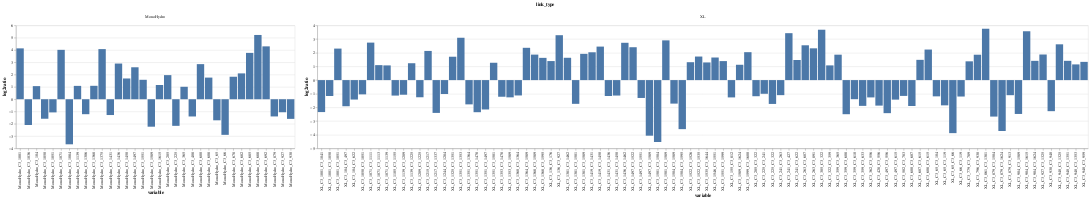

Source (notebook cell):
### Code cell
alt.Chart(df_merge[(df_merge['log2ratio'] > log2_filter) | (df_merge['log2ratio'] < -log2_filter)]).mark_bar().encode(
    x='variable',
    y=alt.Y('log2ratio', stack='zero'),
    column='link_type',
).resolve_scale(x='independent', y='independent')

### Figure 1 — Vega-Lite specification as saved in the notebook (floating-point values rounded to 4 significant figures)
{"config": {"view": {"continuousWidth": 400, "continuousHeight": 300}}, "data": {"name": "data-7f7f7f4689e132a382108cced80f160f"}, "mark": "bar", "encoding": {"column": {"type": "nominal", "field": "link_type"}, "x": {"type": "nominal", "field": "variable"}, "y": {"type": "quantitative", "field": "log2ratio", "stack": "zero"}}, "resolve": {"scale": {"x": "independent", "y": "independent"}}, "$schema": "https://vega.github.io/schema/vega-lite/v4.8.1.json", "datasets": {"data-7f7f7f4689e132a382108cced80f160f": [{"variable": "MonoHydro_C3_65", "value_c3": 0.2498, "link_type": "MonoHydro", "uID": "sp|P01024|CO3_HUMAN:65", "uID_rev": "sp|P01024|CO3_HUMAN:65", "exp_c3": "c3", "value_c3b": 0.07612, "exp_c3b": "c3b", "log2ratio": -1.714}, {"variable": "MonoHydro_C3_66", "value_c3": 0.5791, "link_type": "MonoHydro", "uID": "sp|P01024|CO3_HUMAN:66", "uID_rev": "sp|P01024|CO3_HUMAN:66", "exp_c3": "c3", "value_c3b": 0.07778, "exp_c3b": "c3b", "log2ratio": -2.896}, {"variable": "MonoHydro_C3_104", "value_c3": 0.1596, "link_type": "MonoHydro", "uID": "sp|P01024|CO3_HUMAN:104", "uID_rev": "sp|P01024|CO3_HUMAN:104", "exp_c3": "c3", "value_c3b": 0.3338, "exp_c3b": "c3b", "log2ratio": 1.065}, {"variable": "MonoHydro_C3_205", "value_c3": 0.04511, "link_type": "MonoHydro", "uID": "sp|P01024|CO3_HUMAN:205", "uID_rev": "sp|P01024|CO3_HUMAN:205", "exp_c3": "c3", "value_c3b": 0.1753, "exp_c3b": "c3b", "log2ratio": 1.958}, {"variable": "MonoHydro_C3_225", "value_c3": 0.2119, "link_type": "MonoHydro", "uID": "sp|P01024|CO3_HUMAN:225", "uID_rev": "sp|P01024|CO3_HUMAN:225", "exp_c3": "c3", "value_c3b": 0.04726, "exp_c3b": "c3b", "log2ratio": -2.164}, {"variable": "MonoHydro_C3_365", "value_c3": 0.3027, "link_type": "MonoHydro", "uID": "sp|P01024|CO3_HUMAN:365", "uID_rev": "sp|P01024|CO3_HUMAN:365", "exp_c3": "c3", "value_c3b": 0.6104, "exp_c3b": "c3b", "log2ratio": 1.012}, {"variable": "MonoHydro_C3_408", "value_c3": 0.181, "link_type": "MonoHydro", "uID": "sp|P01024|CO3_HUMAN:408", "uID_rev": "sp|P01024|CO3_HUMAN:408", "exp_c3": "c3", "value_c3b": 0.06845, "exp_c3b": "c3b", "log2ratio": -1.403}, {"variable": "MonoHydro_C3_600", "value_c3": 0.01709, "link_type": "MonoHydro", "uID": "sp|P01024|CO3_HUMAN:600", "uID_rev": "sp|P01024|CO3_HUMAN:600", "exp_c3": "c3", "value_c3b": 0.1234, "exp_c3b": "c3b", "log2ratio": 2.852}, {"variable": "MonoHydro_C3_608", "value_c3": 0.03502, "link_type": "MonoHydro", "uID": "sp|P01024|CO3_HUMAN:608", "uID_rev": "sp|P01024|CO3_HUMAN:608", "exp_c3": "c3", "value_c3b": 0.1185, "exp_c3b": "c3b", "log2ratio": 1.758}, {"variable": "MonoHydro_C3_678", "value_c3": 0.2815, "link_type": "MonoHydro", "uID": "sp|P01024|CO3_HUMAN:678", "uID_rev": "sp|P01024|CO3_HUMAN:678", "exp_c3": "c3", "value_c3b": 1.0, "exp_c3b": "c3b", "log2ratio": 1.829}, {"variable": "MonoHydro_C3_682", "value_c3": 0.2332, "link_type": "MonoHydro", "uID": "sp|P01024|CO3_HUMAN:682", "uID_rev": "sp|P01024|CO3_HUMAN:682", "exp_c3": "c3", "value_c3b": 1.0, "exp_c3b": "c3b", "log2ratio": 2.1}, {"variable": "MonoHydro_C3_685", "value_c3": 0.07344, "link_type": "MonoHydro", "uID": "sp|P01024|CO3_HUMAN:685", "uID_rev": "sp|P01024|CO3_HUMAN:685", "exp_c3": "c3", "value_c3b": 1.0, "exp_c3b": "c3b", "log2ratio": 3.767}, {"variable": "MonoHydro_C3_688", "value_c3": 0.02675, "link_type": "MonoHydro", "uID": "sp|P01024|CO3_HUMAN:688", "uID_rev": "sp|P01024|CO3_HUMAN:688", "exp_c3": "c3", "value_c3b": 1.0, "exp_c3b": "c3b", "log2ratio": 5.224}, {"variable": "MonoHydro_C3_692", "value_c3": 0.05087, "link_type": "MonoHydro", "uID": "sp|P01024|CO3_HUMAN:692", "uID_rev": "sp|P01024|CO3_HUMAN:692", "exp_c3": "c3", "value_c3b": 1.0, "exp_c3b": "c3b", "log2ratio": 4.297}, {"variable": "MonoHydro_C3_879", "value_c3": 0.06721, "link_type": "MonoHydro", "uID": "sp|P01024|CO3_HUMAN:879", "uID_rev": "sp|P01024|CO3_HUMAN:879", "exp_c3": "c3", "value_c3b": 0.02547, "exp_c3b": "c3b", "log2ratio": -1.4}, {"variable": "MonoHydro_C3_927", "value_c3": 0.1742, "link_type": "MonoHydro", "uID": "sp|P01024|CO3_HUMAN:927", "uID_rev": "sp|P01024|CO3_HUMAN:927", "exp_c3": "c3", "value_c3b": 0.08363, "exp_c3b": "c3b", "log2ratio": -1.059}, {"variable": "MonoHydro_C3_930", "value_c3": 0.3207, "link_type": "MonoHydro", "uID": "sp|P01024|CO3_HUMAN:930", "uID_rev": "sp|P01024|CO3_HUMAN:930", "exp_c3": "c3", "value_c3b": 0.106, "exp_c3b": "c3b", "log2ratio": -1.597}, {"variable": "MonoHydro_C3_1001", "value_c3": 0.01227, "link_type": "MonoHydro", "uID": "sp|P01024|CO3_HUMAN:1001", "uID_rev": "sp|P01024|CO3_HUMAN:1001", "exp_c3": "c3", "value_c3b": 0.2156, "exp_c3b": "c3b", "log2ratio": 4.135}, {"variable": "MonoHydro_C3_1036", "value_c3": 0.4232, "link_type": "MonoHydro", "uID": "sp|P01024|CO3_HUMAN:1036", "uID_rev": "sp|P01024|CO3_HUMAN:1036", "exp_c3": "c3", "value_c3b": 0.09913, "exp_c3b": "c3b", "log2ratio": -2.094}, {"variable": "MonoHydro_C3_1050", "value_c3": 0.4744, "link_type": "MonoHydro", "uID": "sp|P01024|CO3_HUMAN:1050", "uID_rev": "sp|P01024|CO3_HUMAN:1050", "exp_c3": "c3", "value_c3b": 0.1579, "exp_c3b": "c3b", "log2ratio": -1.587}, {"variable": "MonoHydro_C3_1051", "value_c3": 0.2813, "link_type": "MonoHydro", "uID": "sp|P01024|CO3_HUMAN:1051", "uID_rev": "sp|P01024|CO3_HUMAN:1051", "exp_c3": "c3", "value_c3b": 0.1339, "exp_c3b": "c3b", "log2ratio": -1.071}, {"variable": "MonoHydro_C3_1071", "value_c3": 0.01617, "link_type": "MonoHydro", "uID": "sp|P01024|CO3_HUMAN:1071", "uID_rev": "sp|P01024|CO3_HUMAN:1071", "exp_c3": "c3", "value_c3b": 0.2615, "exp_c3b": "c3b", "log2ratio": 4.015}, {"variable": "MonoHydro_C3_1084", "value_c3": 0.5061, "link_type": "MonoHydro", "uID": "sp|P01024|CO3_HUMAN:1084", "uID_rev": "sp|P01024|CO3_HUMAN:1084", "exp_c3": "c3", "value_c3b": 0.03988, "exp_c3b": "c3b", "log2ratio": -3.666}, {"variable": "MonoHydro_C3_1139", "value_c3": 0.07725, "link_type": "MonoHydro", "uID": "sp|P01024|CO3_HUMAN:1139", "uID_rev": "sp|P01024|CO3_HUMAN:1139", "exp_c3": "c3", "value_c3b": 0.1639, "exp_c3b": "c3b", "log2ratio": 1.085}, {"variable": "MonoHydro_C3_1306", "value_c3": 0.4063, "link_type": "MonoHydro", "uID": "sp|P01024|CO3_HUMAN:1306", "uID_rev": "sp|P01024|CO3_HUMAN:1306", "exp_c3": "c3", "value_c3b": 0.1748, "exp_c3b": "c3b", "log2ratio": -1.217}, {"variable": "MonoHydro_C3_1368", "value_c3": 0.04537, "link_type": "MonoHydro", "uID": "sp|P01024|CO3_HUMAN:1368", "uID_rev": "sp|P01024|CO3_HUMAN:1368", "exp_c3": "c3", "value_c3b": 0.09662, "exp_c3b": "c3b", "log2ratio": 1.09}, {"variable": "MonoHydro_C3_1375", "value_c3": 0.05936, "link_type": "MonoHydro", "uID": "sp|P01024|CO3_HUMAN:1375", "uID_rev": "sp|P01024|CO3_HUMAN:1375", "exp_c3": "c3", "value_c3b": 1.0, "exp_c3b": "c3b", "log2ratio": 4.074}, {"variable": "MonoHydro_C3_1431", "value_c3": 0.1482, "link_type": "MonoHydro", "uID": "sp|P01024|CO3_HUMAN:1431", "uID_rev": "sp|P01024|CO3_HUMAN:1431", "exp_c3": "c3", "value_c3b": 0.06078, "exp_c3b": "c3b", "log2ratio": -1.286}, {"variable": "MonoHydro_C3_1436", "value_c3": 0.01447, "link_type": "MonoHydro", "uID": "sp|P01024|CO3_HUMAN:1436", "uID_rev": "sp|P01024|CO3_HUMAN:1436", "exp_c3": "c3", "value_c3b": 0.1081, "exp_c3b": "c3b", "log2ratio": 2.901}, {"variable": "MonoHydro_C3_1450", "value_c3": 0.06371, "link_type": "MonoHydro", "uID": "sp|P01024|CO3_HUMAN:1450", "uID_rev": "sp|P01024|CO3_HUMAN:1450", "exp_c3": "c3", "value_c3b": 0.2051, "exp_c3b": "c3b", "log2ratio": 1.687}, {"variable": "MonoHydro_C3_1497", "value_c3": 0.05254, "link_type": "MonoHydro", "uID": "sp|P01024|CO3_HUMAN:1497", "uID_rev": "sp|P01024|CO3_HUMAN:1497", "exp_c3": "c3", "value_c3b": 0.318, "exp_c3b": "c3b", "log2ratio": 2.597}, {"variable": "MonoHydro_C3_1551", "value_c3": 0.1039, "link_type": "MonoHydro", "uID": "sp|P01024|CO3_HUMAN:1551", "uID_rev": "sp|P01024|CO3_HUMAN:1551", "exp_c3": "c3", "value_c3b": 0.3104, "exp_c3b": "c3b", "log2ratio": 1.579}, {"variable": "MonoHydro_C3_1589", "value_c3": 0.3193, "link_type": "MonoHydro", "uID": "sp|P01024|CO3_HUMAN:1589", "uID_rev": "sp|P01024|CO3_HUMAN:1589", "exp_c3": "c3", "value_c3b": 0.06788, "exp_c3b": "c3b", "log2ratio": -2.234}, {"variable": "MonoHydro_C3_1615", "value_c3": 0.08992, "link_type": "MonoHydro", "uID": "sp|P01024|CO3_HUMAN:1615", "uID_rev": "sp|P01024|CO3_HUMAN:1615", "exp_c3": "c3", "value_c3b": 0.2007, "exp_c3b": "c3b", "log2ratio": 1.158}, {"variable": "XL_C3_65_C3_66", "value_c3": 0.01579, "link_type": "XL", "uID": "sp|P01024|CO3_HUMAN:65:x:sp|P01024|CO3_HUMAN:66", "uID_rev": "sp|P01024|CO3_HUMAN:66:x:sp|P01024|CO3_HUMAN:65", "exp_c3": "c3", "value_c3b": 0.001071, "exp_c3b": "c3b", "log2ratio": -3.882}, {"variable": "XL_C3_65_C3_104", "value_c3": 0.2414, "link_type": "XL", "uID": "sp|P01024|CO3_HUMAN:65:x:sp|P01024|CO3_HUMAN:104", "uID_rev": "sp|P01024|CO3_HUMAN:104:x:sp|P01024|CO3_HUMAN:65", "exp_c3": "c3", "value_c3b": 0.1058, "exp_c3b": "c3b", "log2ratio": -1.19}, {"variable": "XL_C3_65_C3_119", "value_c3": 0.2203, "link_type": "XL", "uID": "sp|P01024|CO3_HUMAN:65:x:sp|P01024|CO3_HUMAN:119", "uID_rev": "sp|P01024|CO3_HUMAN:119:x:sp|P01024|CO3_HUMAN:65", "exp_c3": "c3", "value_c3b": 0.06117, "exp_c3b": "c3b", "log2ratio": -1.849}, {"variable": "XL_C3_66_C3_119", "value_c3": 0.1436, "link_type": "XL", "uID": "sp|P01024|CO3_HUMAN:66:x:sp|P01024|CO3_HUMAN:119", "uID_rev": "sp|P01024|CO3_HUMAN:119:x:sp|P01024|CO3_HUMAN:66", "exp_c3": "c3", "value_c3b": 0.06238, "exp_c3b": "c3b", "log2ratio": -1.203}, {"variable": "XL_C3_104_C3_497", "value_c3": 0.1296, "link_type": "XL", "uID": "sp|P01024|CO3_HUMAN:104:x:sp|P01024|CO3_HUMAN:497", "uID_rev": "sp|P01024|CO3_HUMAN:497:x:sp|P01024|CO3_HUMAN:104", "exp_c3": "c3", "value_c3b": 0.03438, "exp_c3b": "c3b", "log2ratio": -1.914}, {"variable": "XL_C3_104_C3_622", "value_c3": 0.1201, "link_type": "XL", "uID": "sp|P01024|CO3_HUMAN:104:x:sp|P01024|CO3_HUMAN:622", "uID_rev": "sp|P01024|CO3_HUMAN:622:x:sp|P01024|CO3_HUMAN:104", "exp_c3": "c3", "value_c3b": 0.04475, "exp_c3b": "c3b", "log2ratio": -1.424}, {"variable": "XL_C3_136_C3_176", "value_c3": 0.02588, "link_type": "XL", "uID": "sp|P01024|CO3_HUMAN:136:x:sp|P01024|CO3_HUMAN:176", "uID_rev": "sp|P01024|CO3_HUMAN:176:x:sp|P01024|CO3_HUMAN:136", "exp_c3": "c3", "value_c3b": 0.06793, "exp_c3b": "c3b", "log2ratio": 1.392}, {"variable": "XL_C3_136_C3_927", "value_c3": 0.01698, "link_type": "XL", "uID": "sp|P01024|CO3_HUMAN:136:x:sp|P01024|CO3_HUMAN:927", "uID_rev": "sp|P01024|CO3_HUMAN:927:x:sp|P01024|CO3_HUMAN:136", "exp_c3": "c3", "value_c3b": 0.1654, "exp_c3b": "c3b", "log2ratio": 3.285}, {"variable": "XL_C3_155_C3_812", "value_c3": 0.04061, "link_type": "XL", "uID": "sp|P01024|CO3_HUMAN:155:x:sp|P01024|CO3_HUMAN:812", "uID_rev": "sp|P01024|CO3_HUMAN:812:x:sp|P01024|CO3_HUMAN:155", "exp_c3": "c3", "value_c3b": 0.01687, "exp_c3b": "c3b", "log2ratio": -1.268}, {"variable": "XL_C3_205_C3_322", "value_c3": 0.03213, "link_type": "XL", "uID": "sp|P01024|CO3_HUMAN:205:x:sp|P01024|CO3_HUMAN:322", "uID_rev": "sp|P01024|CO3_HUMAN:322:x:sp|P01024|CO3_HUMAN:205", "exp_c3": "c3", "value_c3b": 0.01417, "exp_c3b": "c3b", "log2ratio": -1.181}, {"variable": "XL_C3_225_C3_241", "value_c3": 0.0129, "link_type": "XL", "uID": "sp|P01024|CO3_HUMAN:225:x:sp|P01024|CO3_HUMAN:241", "uID_rev": "sp|P01024|CO3_HUMAN:241:x:sp|P01024|CO3_HUMAN:225", "exp_c3": "c3", "value_c3b": 0.006437, "exp_c3b": "c3b", "log2ratio": -1.002}, {"variable": "XL_C3_225_C3_322", "value_c3": 0.03027, "link_type": "XL", "uID": "sp|P01024|CO3_HUMAN:225:x:sp|P01024|CO3_HUMAN:322", "uID_rev": "sp|P01024|CO3_HUMAN:322:x:sp|P01024|CO3_HUMAN:225", "exp_c3": "c3", "value_c3b": 0.00903, "exp_c3b": "c3b", "log2ratio": -1.745}, {"variable": "XL_C3_241_C3_263", "value_c3": 0.05166, "link_type": "XL", "uID": "sp|P01024|CO3_HUMAN:241:x:sp|P01024|CO3_HUMAN:263", "uID_rev": "sp|P01024|CO3_HUMAN:263:x:sp|P01024|CO3_HUMAN:241", "exp_c3": "c3", "value_c3b": 0.02407, "exp_c3b": "c3b", "log2ratio": -1.102}, {"variable": "XL_C3_241_C3_427", "value_c3": 0.009932, "link_type": "XL", "uID": "sp|P01024|CO3_HUMAN:241:x:sp|P01024|CO3_HUMAN:427", "uID_rev": "sp|P01024|CO3_HUMAN:427:x:sp|P01024|CO3_HUMAN:241", "exp_c3": "c3", "value_c3b": 0.1072, "exp_c3b": "c3b", "log2ratio": 3.433}, {"variable": "XL_C3_241_C3_622", "value_c3": 0.01339, "link_type": "XL", "uID": "sp|P01024|CO3_HUMAN:241:x:sp|P01024|CO3_HUMAN:622", "uID_rev": "sp|P01024|CO3_HUMAN:622:x:sp|P01024|CO3_HUMAN:241", "exp_c3": "c3", "value_c3b": 0.03709, "exp_c3b": "c3b", "log2ratio": 1.47}, {"variable": "XL_C3_263_C3_607", "value_c3": 0.01108, "link_type": "XL", "uID": "sp|P01024|CO3_HUMAN:263:x:sp|P01024|CO3_HUMAN:607", "uID_rev": "sp|P01024|CO3_HUMAN:607:x:sp|P01024|CO3_HUMAN:263", "exp_c3": "c3", "value_c3b": 0.06471, "exp_c3b": "c3b", "log2ratio": 2.546}, {"variable": "XL_C3_263_C3_891", "value_c3": 0.002528, "link_type": "XL", "uID": "sp|P01024|CO3_HUMAN:263:x:sp|P01024|CO3_HUMAN:891", "uID_rev": "sp|P01024|CO3_HUMAN:891:x:sp|P01024|CO3_HUMAN:263", "exp_c3": "c3", "value_c3b": 0.01266, "exp_c3b": "c3b", "log2ratio": 2.324}, {"variable": "XL_C3_305_C3_322", "value_c3": 0.01451, "link_type": "XL", "uID": "sp|P01024|CO3_HUMAN:305:x:sp|P01024|CO3_HUMAN:322", "uID_rev": "sp|P01024|CO3_HUMAN:322:x:sp|P01024|CO3_HUMAN:305", "exp_c3": "c3", "value_c3b": 0.1867, "exp_c3b": "c3b", "log2ratio": 3.685}, {"variable": "XL_C3_322_C3_359", "value_c3": 0.0349, "link_type": "XL", "uID": "sp|P01024|CO3_HUMAN:322:x:sp|P01024|CO3_HUMAN:359", "uID_rev": "sp|P01024|CO3_HUMAN:359:x:sp|P01024|CO3_HUMAN:322", "exp_c3": "c3", "value_c3b": 0.07353, "exp_c3b": "c3b", "log2ratio": 1.075}, {"variable": "XL_C3_359_C3_365", "value_c3": 0.04356, "link_type": "XL", "uID": "sp|P01024|CO3_HUMAN:359:x:sp|P01024|CO3_HUMAN:365", "uID_rev": "sp|P01024|CO3_HUMAN:365:x:sp|P01024|CO3_HUMAN:359", "exp_c3": "c3", "value_c3b": 0.1581, "exp_c3b": "c3b", "log2ratio": 1.86}, {"variable": "XL_C3_359_C3_608", "value_c3": 0.0925, "link_type": "XL", "uID": "sp|P01024|CO3_HUMAN:359:x:sp|P01024|CO3_HUMAN:608", "uID_rev": "sp|P01024|CO3_HUMAN:608:x:sp|P01024|CO3_HUMAN:359", "exp_c3": "c3", "value_c3b": 0.01639, "exp_c3b": "c3b", "log2ratio": -2.497}, {"variable": "XL_C3_359_C3_610", "value_c3": 0.09548, "link_type": "XL", "uID": "sp|P01024|CO3_HUMAN:359:x:sp|P01024|CO3_HUMAN:610", "uID_rev": "sp|P01024|CO3_HUMAN:610:x:sp|P01024|CO3_HUMAN:359", "exp_c3": "c3", "value_c3b": 0.03623, "exp_c3b": "c3b", "log2ratio": -1.398}, {"variable": "XL_C3_359_C3_633", "value_c3": 0.1828, "link_type": "XL", "uID": "sp|P01024|CO3_HUMAN:359:x:sp|P01024|CO3_HUMAN:633", "uID_rev": "sp|P01024|CO3_HUMAN:633:x:sp|P01024|CO3_HUMAN:359", "exp_c3": "c3", "value_c3b": 0.04943, "exp_c3b": "c3b", "log2ratio": -1.887}, {"variable": "XL_C3_362_C3_556", "value_c3": 0.0261, "link_type": "XL", "uID": "sp|P01024|CO3_HUMAN:362:x:sp|P01024|CO3_HUMAN:556", "uID_rev": "sp|P01024|CO3_HUMAN:556:x:sp|P01024|CO3_HUMAN:362", "exp_c3": "c3", "value_c3b": 0.01084, "exp_c3b": "c3b", "log2ratio": -1.268}, {"variable": "XL_C3_428_C3_556", "value_c3": 0.02422, "link_type": "XL", "uID": "sp|P01024|CO3_HUMAN:428:x:sp|P01024|CO3_HUMAN:556", "uID_rev": "sp|P01024|CO3_HUMAN:556:x:sp|P01024|CO3_HUMAN:428", "exp_c3": "c3", "value_c3b": 0.006634, "exp_c3b": "c3b", "log2ratio": -1.868}, {"variable": "XL_C3_497_C3_556", "value_c3": 0.02022, "link_type": "XL", "uID": "sp|P01024|CO3_HUMAN:497:x:sp|P01024|CO3_HUMAN:556", "uID_rev": "sp|P01024|CO3_HUMAN:556:x:sp|P01024|CO3_HUMAN:497", "exp_c3": "c3", "value_c3b": 0.003779, "exp_c3b": "c3b", "log2ratio": -2.42}, {"variable": "XL_C3_497_C3_615", "value_c3": 0.06193, "link_type": "XL", "uID": "sp|P01024|CO3_HUMAN:497:x:sp|P01024|CO3_HUMAN:615", "uID_rev": "sp|P01024|CO3_HUMAN:615:x:sp|P01024|CO3_HUMAN:497", "exp_c3": "c3", "value_c3b": 0.02298, "exp_c3b": "c3b", "log2ratio": -1.43}, {"variable": "XL_C3_502_C3_783", "value_c3": 0.03411, "link_type": "XL", "uID": "sp|P01024|CO3_HUMAN:502:x:sp|P01024|CO3_HUMAN:783", "uID_rev": "sp|P01024|CO3_HUMAN:783:x:sp|P01024|CO3_HUMAN:502", "exp_c3": "c3", "value_c3b": 0.01528, "exp_c3b": "c3b", "log2ratio": -1.158}, {"variable": "XL_C3_600_C3_607", "value_c3": 0.04234, "link_type": "XL", "uID": "sp|P01024|CO3_HUMAN:600:x:sp|P01024|CO3_HUMAN:607", "uID_rev": "sp|P01024|CO3_HUMAN:607:x:sp|P01024|CO3_HUMAN:600", "exp_c3": "c3", "value_c3b": 0.01138, "exp_c3b": "c3b", "log2ratio": -1.896}, {"variable": "XL_C3_607_C3_615", "value_c3": 0.02449, "link_type": "XL", "uID": "sp|P01024|CO3_HUMAN:607:x:sp|P01024|CO3_HUMAN:615", "uID_rev": "sp|P01024|CO3_HUMAN:615:x:sp|P01024|CO3_HUMAN:607", "exp_c3": "c3", "value_c3b": 0.06838, "exp_c3b": "c3b", "log2ratio": 1.481}, {"variable": "XL_C3_608_C3_615", "value_c3": 0.006804, "link_type": "XL", "uID": "sp|P01024|CO3_HUMAN:608:x:sp|P01024|CO3_HUMAN:615", "uID_rev": "sp|P01024|CO3_HUMAN:615:x:sp|P01024|CO3_HUMAN:608", "exp_c3": "c3", "value_c3b": 0.03202, "exp_c3b": "c3b", "log2ratio": 2.234}, {"variable": "XL_C3_779_C3_789", "value_c3": 0.007967, "link_type": "XL", "uID": "sp|P01024|CO3_HUMAN:779:x:sp|P01024|CO3_HUMAN:789", "uID_rev": "sp|P01024|CO3_HUMAN:789:x:sp|P01024|CO3_HUMAN:779", "exp_c3": "c3", "value_c3b": 0.02063, "exp_c3b": "c3b", "log2ratio": 1.373}, {"variable": "XL_C3_796_C3_930", "value_c3": 0.04406, "link_type": "XL", "uID": "sp|P01024|CO3_HUMAN:796:x:sp|P01024|CO3_HUMAN:930", "uID_rev": "sp|P01024|CO3_HUMAN:930:x:sp|P01024|CO3_HUMAN:796", "exp_c3": "c3", "value_c3b": 0.1596, "exp_c3b": "c3b", "log2ratio": 1.857}, {"variable": "XL_C3_861_C3_1381", "value_c3": 0.01427, "link_type": "XL", "uID": "sp|P01024|CO3_HUMAN:861:x:sp|P01024|CO3_HUMAN:1381", "uID_rev": "sp|P01024|CO3_HUMAN:1381:x:sp|P01024|CO3_HUMAN:861", "exp_c3": "c3", "value_c3b": 0.193, "exp_c3b": "c3b", "log2ratio": 3.758}, {"variable": "XL_C3_879_C3_913", "value_c3": 0.1897, "link_type": "XL", "uID": "sp|P01024|CO3_HUMAN:879:x:sp|P01024|CO3_HUMAN:913", "uID_rev": "sp|P01024|CO3_HUMAN:913:x:sp|P01024|CO3_HUMAN:879", "exp_c3": "c3", "value_c3b": 0.0882, "exp_c3b": "c3b", "log2ratio": -1.105}, {"variable": "XL_C3_879_C3_1504", "value_c3": 0.04942, "link_type": "XL", "uID": "sp|P01024|CO3_HUMAN:879:x:sp|P01024|CO3_HUMAN:1504", "uID_rev": "sp|P01024|CO3_HUMAN:1504:x:sp|P01024|CO3_HUMAN:879", "exp_c3": "c3", "value_c3b": 0.007763, "exp_c3b": "c3b", "log2ratio": -2.67}, {"variable": "XL_C3_879_C3_1624", "value_c3": 0.1659, "link_type": "XL", "uID": "sp|P01024|CO3_HUMAN:879:x:sp|P01024|CO3_HUMAN:1624", "uID_rev": "sp|P01024|CO3_HUMAN:1624:x:sp|P01024|CO3_HUMAN:879", "exp_c3": "c3", "value_c3b": 0.01256, "exp_c3b": "c3b", "log2ratio": -3.724}, {"variable": "XL_C3_904_C3_1589", "value_c3": 0.0346, "link_type": "XL", "uID": "sp|P01024|CO3_HUMAN:904:x:sp|P01024|CO3_HUMAN:1589", "uID_rev": "sp|P01024|CO3_HUMAN:1589:x:sp|P01024|CO3_HUMAN:904", "exp_c3": "c3", "value_c3b": 0.00621, "exp_c3b": "c3b", "log2ratio": -2.478}, {"variable": "XL_C3_904_C3_1615", "value_c3": 0.013, "link_type": "XL", "uID": "sp|P01024|CO3_HUMAN:904:x:sp|P01024|CO3_HUMAN:1615", "uID_rev": "sp|P01024|CO3_HUMAN:1615:x:sp|P01024|CO3_HUMAN:904", "exp_c3": "c3", "value_c3b": 0.1548, "exp_c3b": "c3b", "log2ratio": 3.573}, {"variable": "XL_C3_904_C3_1624", "value_c3": 0.03924, "link_type": "XL", "uID": "sp|P01024|CO3_HUMAN:904:x:sp|P01024|CO3_HUMAN:1624", "uID_rev": "sp|P01024|CO3_HUMAN:1624:x:sp|P01024|CO3_HUMAN:904", "exp_c3": "c3", "value_c3b": 0.1042, "exp_c3b": "c3b", "log2ratio": 1.409}, {"variable": "XL_C3_927_C3_1325", "value_c3": 0.01596, "link_type": "XL", "uID": "sp|P01024|CO3_HUMAN:927:x:sp|P01024|CO3_HUMAN:1325", "uID_rev": "sp|P01024|CO3_HUMAN:1325:x:sp|P01024|CO3_HUMAN:927", "exp_c3": "c3", "value_c3b": 0.05845, "exp_c3b": "c3b", "log2ratio": 1.872}, {"variable": "XL_C3_930_C3_940", "value_c3": 0.0539, "link_type": "XL", "uID": "sp|P01024|CO3_HUMAN:930:x:sp|P01024|CO3_HUMAN:940", "uID_rev": "sp|P01024|CO3_HUMAN:940:x:sp|P01024|CO3_HUMAN:930", "exp_c3": "c3", "value_c3b": 0.01114, "exp_c3b": "c3b", "log2ratio": -2.275}, {"variable": "XL_C3_940_C3_959", "value_c3": 0.07567, "link_type": "XL", "uID": "sp|P01024|CO3_HUMAN:940:x:sp|P01024|CO3_HUMAN:959", "uID_rev": "sp|P01024|CO3_HUMAN:959:x:sp|P01024|CO3_HUMAN:940", "exp_c3": "c3", "value_c3b": 0.1906, "exp_c3b": "c3b", "log2ratio": 1.333}, {"variable": "XL_C3_940_C3_1325", "value_c3": 0.01177, "link_type": "XL", "uID": "sp|P01024|CO3_HUMAN:940:x:sp|P01024|CO3_HUMAN:1325", "uID_rev": "sp|P01024|CO3_HUMAN:1325:x:sp|P01024|CO3_HUMAN:940", "exp_c3": "c3", "value_c3b": 0.07221, "exp_c3b": "c3b", "log2ratio": 2.617}, {"variable": "XL_C3_940_C3_1351", "value_c3": 0.04416, "link_type": "XL", "uID": "sp|P01024|CO3_HUMAN:940:x:sp|P01024|CO3_HUMAN:1351", "uID_rev": "sp|P01024|CO3_HUMAN:1351:x:sp|P01024|CO3_HUMAN:940", "exp_c3": "c3", "value_c3b": 0.1173, "exp_c3b": "c3b", "log2ratio": 1.41}, {"variable": "XL_C3_940_C3_1353", "value_c3": 0.05928, "link_type": "XL", "uID": "sp|P01024|CO3_HUMAN:940:x:sp|P01024|CO3_HUMAN:1353", "uID_rev": "sp|P01024|CO3_HUMAN:1353:x:sp|P01024|CO3_HUMAN:940", "exp_c3": "c3", "value_c3b": 0.1313, "exp_c3b": "c3b", "log2ratio": 1.148}, {"variable": "XL_C3_1001_C3_1041", "value_c3": 0.09674, "link_type": "XL", "uID": "sp|P01024|CO3_HUMAN:1001:x:sp|P01024|CO3_HUMAN:1041", "uID_rev": "sp|P01024|CO3_HUMAN:1041:x:sp|P01024|CO3_HUMAN:1001", "exp_c3": "c3", "value_c3b": 0.0191, "exp_c3b": "c3b", "log2ratio": -2.341}, {"variable": "XL_C3_1001_C3_1050", "value_c3": 0.152, "link_type": "XL", "uID": "sp|P01024|CO3_HUMAN:1001:x:sp|P01024|CO3_HUMAN:1050", "uID_rev": "sp|P01024|CO3_HUMAN:1050:x:sp|P01024|CO3_HUMAN:1001", "exp_c3": "c3", "value_c3b": 0.06784, "exp_c3b": "c3b", "log2ratio": -1.164}, {"variable": "XL_C3_1001_C3_1051", "value_c3": 0.04055, "link_type": "XL", "uID": "sp|P01024|CO3_HUMAN:1001:x:sp|P01024|CO3_HUMAN:1051", "uID_rev": "sp|P01024|CO3_HUMAN:1051:x:sp|P01024|CO3_HUMAN:1001", "exp_c3": "c3", "value_c3b": 0.2003, "exp_c3b": "c3b", "log2ratio": 2.304}, {"variable": "XL_C3_1050_C3_1051", "value_c3": 0.002333, "link_type": "XL", "uID": "sp|P01024|CO3_HUMAN:1050:x:sp|P01024|CO3_HUMAN:1051", "uID_rev": "sp|P01024|CO3_HUMAN:1051:x:sp|P01024|CO3_HUMAN:1050", "exp_c3": "c3", "value_c3b": 0.001131, "exp_c3b": "c3b", "log2ratio": -1.044}, {"variable": "XL_C3_1071_C3_1111", "value_c3": 0.0382, "link_type": "XL", "uID": "sp|P01024|CO3_HUMAN:1071:x:sp|P01024|CO3_HUMAN:1111", "uID_rev": "sp|P01024|CO3_HUMAN:1111:x:sp|P01024|CO3_HUMAN:1071", "exp_c3": "c3", "value_c3b": 0.2556, "exp_c3b": "c3b", "log2ratio": 2.742}, {"variable": "XL_C3_1071_C3_1113", "value_c3": 0.06015, "link_type": "XL", "uID": "sp|P01024|CO3_HUMAN:1071:x:sp|P01024|CO3_HUMAN:1113", "uID_rev": "sp|P01024|CO3_HUMAN:1113:x:sp|P01024|CO3_HUMAN:1071", "exp_c3": "c3", "value_c3b": 0.1284, "exp_c3b": "c3b", "log2ratio": 1.094}, {"variable": "XL_C3_1071_C3_1139", "value_c3": 0.02799, "link_type": "XL", "uID": "sp|P01024|CO3_HUMAN:1071:x:sp|P01024|CO3_HUMAN:1139", "uID_rev": "sp|P01024|CO3_HUMAN:1139:x:sp|P01024|CO3_HUMAN:1071", "exp_c3": "c3", "value_c3b": 0.05895, "exp_c3b": "c3b", "log2ratio": 1.074}, {"variable": "XL_C3_1105_C3_1155", "value_c3": 0.02287, "link_type": "XL", "uID": "sp|P01024|CO3_HUMAN:1105:x:sp|P01024|CO3_HUMAN:1155", "uID_rev": "sp|P01024|CO3_HUMAN:1155:x:sp|P01024|CO3_HUMAN:1105", "exp_c3": "c3", "value_c3b": 0.01042, "exp_c3b": "c3b", "log2ratio": -1.134}, {"variable": "XL_C3_1139_C3_1209", "value_c3": 0.1031, "link_type": "XL", "uID": "sp|P01024|CO3_HUMAN:1139:x:sp|P01024|CO3_HUMAN:1209", "uID_rev": "sp|P01024|CO3_HUMAN:1209:x:sp|P01024|CO3_HUMAN:1139", "exp_c3": "c3", "value_c3b": 0.04905, "exp_c3b": "c3b", "log2ratio": -1.071}, {"variable": "XL_C3_1139_C3_1225", "value_c3": 0.09901, "link_type": "XL", "uID": "sp|P01024|CO3_HUMAN:1139:x:sp|P01024|CO3_HUMAN:1225", "uID_rev": "sp|P01024|CO3_HUMAN:1225:x:sp|P01024|CO3_HUMAN:1139", "exp_c3": "c3", "value_c3b": 0.2328, "exp_c3b": "c3b", "log2ratio": 1.234}, {"variable": "XL_C3_1209_C3_1225", "value_c3": 0.1618, "link_type": "XL", "uID": "sp|P01024|CO3_HUMAN:1209:x:sp|P01024|CO3_HUMAN:1225", "uID_rev": "sp|P01024|CO3_HUMAN:1225:x:sp|P01024|CO3_HUMAN:1209", "exp_c3": "c3", "value_c3b": 0.06773, "exp_c3b": "c3b", "log2ratio": -1.257}, {"variable": "XL_C3_1215_C3_1217", "value_c3": 0.003487, "link_type": "XL", "uID": "sp|P01024|CO3_HUMAN:1215:x:sp|P01024|CO3_HUMAN:1217", "uID_rev": "sp|P01024|CO3_HUMAN:1217:x:sp|P01024|CO3_HUMAN:1215", "exp_c3": "c3", "value_c3b": 0.0153, "exp_c3b": "c3b", "log2ratio": 2.133}, {"variable": "XL_C3_1217_C3_1337", "value_c3": 0.1008, "link_type": "XL", "uID": "sp|P01024|CO3_HUMAN:1217:x:sp|P01024|CO3_HUMAN:1337", "uID_rev": "sp|P01024|CO3_HUMAN:1337:x:sp|P01024|CO3_HUMAN:1217", "exp_c3": "c3", "value_c3b": 0.01908, "exp_c3b": "c3b", "log2ratio": -2.401}, {"variable": "XL_C3_1244_C3_1284", "value_c3": 0.1155, "link_type": "XL", "uID": "sp|P01024|CO3_HUMAN:1244:x:sp|P01024|CO3_HUMAN:1284", "uID_rev": "sp|P01024|CO3_HUMAN:1284:x:sp|P01024|CO3_HUMAN:1244", "exp_c3": "c3", "value_c3b": 0.05706, "exp_c3b": "c3b", "log2ratio": -1.018}, {"variable": "XL_C3_1325_C3_1351", "value_c3": 0.0332, "link_type": "XL", "uID": "sp|P01024|CO3_HUMAN:1325:x:sp|P01024|CO3_HUMAN:1351", "uID_rev": "sp|P01024|CO3_HUMAN:1351:x:sp|P01024|CO3_HUMAN:1325", "exp_c3": "c3", "value_c3b": 0.1085, "exp_c3b": "c3b", "log2ratio": 1.709}, {"variable": "XL_C3_1351_C3_1353", "value_c3": 0.0005519, "link_type": "XL", "uID": "sp|P01024|CO3_HUMAN:1351:x:sp|P01024|CO3_HUMAN:1353", "uID_rev": "sp|P01024|CO3_HUMAN:1353:x:sp|P01024|CO3_HUMAN:1351", "exp_c3": "c3", "value_c3b": 0.004726, "exp_c3b": "c3b", "log2ratio": 3.098}, {"variable": "XL_C3_1351_C3_1364", "value_c3": 0.1144, "link_type": "XL", "uID": "sp|P01024|CO3_HUMAN:1351:x:sp|P01024|CO3_HUMAN:1364", "uID_rev": "sp|P01024|CO3_HUMAN:1364:x:sp|P01024|CO3_HUMAN:1351", "exp_c3": "c3", "value_c3b": 0.03337, "exp_c3b": "c3b", "log2ratio": -1.777}, {"variable": "XL_C3_1351_C3_1478", "value_c3": 0.08653, "link_type": "XL", "uID": "sp|P01024|CO3_HUMAN:1351:x:sp|P01024|CO3_HUMAN:1478", "uID_rev": "sp|P01024|CO3_HUMAN:1478:x:sp|P01024|CO3_HUMAN:1351", "exp_c3": "c3", "value_c3b": 0.01697, "exp_c3b": "c3b", "log2ratio": -2.35}, {"variable": "XL_C3_1351_C3_1497", "value_c3": 0.08229, "link_type": "XL", "uID": "sp|P01024|CO3_HUMAN:1351:x:sp|P01024|CO3_HUMAN:1497", "uID_rev": "sp|P01024|CO3_HUMAN:1497:x:sp|P01024|CO3_HUMAN:1351", "exp_c3": "c3", "value_c3b": 0.01853, "exp_c3b": "c3b", "log2ratio": -2.151}, {"variable": "XL_C3_1351_C3_1501", "value_c3": 0.0551, "link_type": "XL", "uID": "sp|P01024|CO3_HUMAN:1351:x:sp|P01024|CO3_HUMAN:1501", "uID_rev": "sp|P01024|CO3_HUMAN:1501:x:sp|P01024|CO3_HUMAN:1351", "exp_c3": "c3", "value_c3b": 0.1327, "exp_c3b": "c3b", "log2ratio": 1.268}, {"variable": "XL_C3_1353_C3_1478", "value_c3": 0.07968, "link_type": "XL", "uID": "sp|P01024|CO3_HUMAN:1353:x:sp|P01024|CO3_HUMAN:1478", "uID_rev": "sp|P01024|CO3_HUMAN:1478:x:sp|P01024|CO3_HUMAN:1353", "exp_c3": "c3", "value_c3b": 0.03424, "exp_c3b": "c3b", "log2ratio": -1.219}, {"variable": "XL_C3_1353_C3_1589", "value_c3": 0.02339, "link_type": "XL", "uID": "sp|P01024|CO3_HUMAN:1353:x:sp|P01024|CO3_HUMAN:1589", "uID_rev": "sp|P01024|CO3_HUMAN:1589:x:sp|P01024|CO3_HUMAN:1353", "exp_c3": "c3", "value_c3b": 0.00975, "exp_c3b": "c3b", "log2ratio": -1.263}, {"variable": "XL_C3_1360_C3_1364", "value_c3": 0.1366, "link_type": "XL", "uID": "sp|P01024|CO3_HUMAN:1360:x:sp|P01024|CO3_HUMAN:1364", "uID_rev": "sp|P01024|CO3_HUMAN:1364:x:sp|P01024|CO3_HUMAN:1360", "exp_c3": "c3", "value_c3b": 0.06266, "exp_c3b": "c3b", "log2ratio": -1.125}, {"variable": "XL_C3_1364_C3_1589", "value_c3": 0.01656, "link_type": "XL", "uID": "sp|P01024|CO3_HUMAN:1364:x:sp|P01024|CO3_HUMAN:1589", "uID_rev": "sp|P01024|CO3_HUMAN:1589:x:sp|P01024|CO3_HUMAN:1364", "exp_c3": "c3", "value_c3b": 0.08514, "exp_c3b": "c3b", "log2ratio": 2.362}, {"variable": "XL_C3_1368_C3_1589", "value_c3": 0.02569, "link_type": "XL", "uID": "sp|P01024|CO3_HUMAN:1368:x:sp|P01024|CO3_HUMAN:1589", "uID_rev": "sp|P01024|CO3_HUMAN:1589:x:sp|P01024|CO3_HUMAN:1368", "exp_c3": "c3", "value_c3b": 0.09355, "exp_c3b": "c3b", "log2ratio": 1.865}, {"variable": "XL_C3_1368_C3_1595", "value_c3": 0.02497, "link_type": "XL", "uID": "sp|P01024|CO3_HUMAN:1368:x:sp|P01024|CO3_HUMAN:1595", "uID_rev": "sp|P01024|CO3_HUMAN:1595:x:sp|P01024|CO3_HUMAN:1368", "exp_c3": "c3", "value_c3b": 0.0771, "exp_c3b": "c3b", "log2ratio": 1.626}, {"variable": "XL_C3_1381_C3_1462", "value_c3": 0.02889, "link_type": "XL", "uID": "sp|P01024|CO3_HUMAN:1381:x:sp|P01024|CO3_HUMAN:1462", "uID_rev": "sp|P01024|CO3_HUMAN:1462:x:sp|P01024|CO3_HUMAN:1381", "exp_c3": "c3", "value_c3b": 0.08957, "exp_c3b": "c3b", "log2ratio": 1.632}, {"variable": "XL_C3_1381_C3_1501", "value_c3": 0.08818, "link_type": "XL", "uID": "sp|P01024|CO3_HUMAN:1381:x:sp|P01024|CO3_HUMAN:1501", "uID_rev": "sp|P01024|CO3_HUMAN:1501:x:sp|P01024|CO3_HUMAN:1381", "exp_c3": "c3", "value_c3b": 0.02643, "exp_c3b": "c3b", "log2ratio": -1.738}, {"variable": "XL_C3_1381_C3_1589", "value_c3": 0.02562, "link_type": "XL", "uID": "sp|P01024|CO3_HUMAN:1381:x:sp|P01024|CO3_HUMAN:1589", "uID_rev": "sp|P01024|CO3_HUMAN:1589:x:sp|P01024|CO3_HUMAN:1381", "exp_c3": "c3", "value_c3b": 0.09691, "exp_c3b": "c3b", "log2ratio": 1.919}, {"variable": "XL_C3_1419_C3_1431", "value_c3": 0.00574, "link_type": "XL", "uID": "sp|P01024|CO3_HUMAN:1419:x:sp|P01024|CO3_HUMAN:1431", "uID_rev": "sp|P01024|CO3_HUMAN:1431:x:sp|P01024|CO3_HUMAN:1419", "exp_c3": "c3", "value_c3b": 0.02351, "exp_c3b": "c3b", "log2ratio": 2.034}, {"variable": "XL_C3_1419_C3_1450", "value_c3": 0.01426, "link_type": "XL", "uID": "sp|P01024|CO3_HUMAN:1419:x:sp|P01024|CO3_HUMAN:1450", "uID_rev": "sp|P01024|CO3_HUMAN:1450:x:sp|P01024|CO3_HUMAN:1419", "exp_c3": "c3", "value_c3b": 0.07794, "exp_c3b": "c3b", "log2ratio": 2.451}, {"variable": "XL_C3_1431_C3_1436", "value_c3": 0.08031, "link_type": "XL", "uID": "sp|P01024|CO3_HUMAN:1431:x:sp|P01024|CO3_HUMAN:1436", "uID_rev": "sp|P01024|CO3_HUMAN:1436:x:sp|P01024|CO3_HUMAN:1431", "exp_c3": "c3", "value_c3b": 0.03585, "exp_c3b": "c3b", "log2ratio": -1.164}, {"variable": "XL_C3_1431_C3_1450", "value_c3": 0.1152, "link_type": "XL", "uID": "sp|P01024|CO3_HUMAN:1431:x:sp|P01024|CO3_HUMAN:1450", "uID_rev": "sp|P01024|CO3_HUMAN:1450:x:sp|P01024|CO3_HUMAN:1431", "exp_c3": "c3", "value_c3b": 0.05256, "exp_c3b": "c3b", "log2ratio": -1.132}, {"variable": "XL_C3_1436_C3_1462", "value_c3": 0.008409, "link_type": "XL", "uID": "sp|P01024|CO3_HUMAN:1436:x:sp|P01024|CO3_HUMAN:1462", "uID_rev": "sp|P01024|CO3_HUMAN:1462:x:sp|P01024|CO3_HUMAN:1436", "exp_c3": "c3", "value_c3b": 0.05576, "exp_c3b": "c3b", "log2ratio": 2.729}, {"variable": "XL_C3_1497_C3_1522", "value_c3": 0.01407, "link_type": "XL", "uID": "sp|P01024|CO3_HUMAN:1497:x:sp|P01024|CO3_HUMAN:1522", "uID_rev": "sp|P01024|CO3_HUMAN:1522:x:sp|P01024|CO3_HUMAN:1497", "exp_c3": "c3", "value_c3b": 0.07448, "exp_c3b": "c3b", "log2ratio": 2.404}, {"variable": "XL_C3_1497_C3_1551", "value_c3": 0.1222, "link_type": "XL", "uID": "sp|P01024|CO3_HUMAN:1497:x:sp|P01024|CO3_HUMAN:1551", "uID_rev": "sp|P01024|CO3_HUMAN:1551:x:sp|P01024|CO3_HUMAN:1497", "exp_c3": "c3", "value_c3b": 0.04933, "exp_c3b": "c3b", "log2ratio": -1.308}, {"variable": "XL_C3_1497_C3_1589", "value_c3": 0.01949, "link_type": "XL", "uID": "sp|P01024|CO3_HUMAN:1497:x:sp|P01024|CO3_HUMAN:1589", "uID_rev": "sp|P01024|CO3_HUMAN:1589:x:sp|P01024|CO3_HUMAN:1497", "exp_c3": "c3", "value_c3b": 0.001162, "exp_c3b": "c3b", "log2ratio": -4.068}, {"variable": "XL_C3_1501_C3_1504", "value_c3": 0.08422, "link_type": "XL", "uID": "sp|P01024|CO3_HUMAN:1501:x:sp|P01024|CO3_HUMAN:1504", "uID_rev": "sp|P01024|CO3_HUMAN:1504:x:sp|P01024|CO3_HUMAN:1501", "exp_c3": "c3", "value_c3b": 0.003649, "exp_c3b": "c3b", "log2ratio": -4.529}, {"variable": "XL_C3_1501_C3_1589", "value_c3": 0.001868, "link_type": "XL", "uID": "sp|P01024|CO3_HUMAN:1501:x:sp|P01024|CO3_HUMAN:1589", "uID_rev": "sp|P01024|CO3_HUMAN:1589:x:sp|P01024|CO3_HUMAN:1501", "exp_c3": "c3", "value_c3b": 0.01401, "exp_c3b": "c3b", "log2ratio": 2.907}, {"variable": "XL_C3_1504_C3_1589", "value_c3": 0.1905, "link_type": "XL", "uID": "sp|P01024|CO3_HUMAN:1504:x:sp|P01024|CO3_HUMAN:1589", "uID_rev": "sp|P01024|CO3_HUMAN:1589:x:sp|P01024|CO3_HUMAN:1504", "exp_c3": "c3", "value_c3b": 0.05775, "exp_c3b": "c3b", "log2ratio": -1.722}, {"variable": "XL_C3_1504_C3_1595", "value_c3": 0.08082, "link_type": "XL", "uID": "sp|P01024|CO3_HUMAN:1504:x:sp|P01024|CO3_HUMAN:1595", "uID_rev": "sp|P01024|CO3_HUMAN:1595:x:sp|P01024|CO3_HUMAN:1504", "exp_c3": "c3", "value_c3b": 0.006714, "exp_c3b": "c3b", "log2ratio": -3.589}, {"variable": "XL_C3_1522_C3_1526", "value_c3": 0.00213, "link_type": "XL", "uID": "sp|P01024|CO3_HUMAN:1522:x:sp|P01024|CO3_HUMAN:1526", "uID_rev": "sp|P01024|CO3_HUMAN:1526:x:sp|P01024|CO3_HUMAN:1522", "exp_c3": "c3", "value_c3b": 0.005276, "exp_c3b": "c3b", "log2ratio": 1.309}, {"variable": "XL_C3_1522_C3_1535", "value_c3": 0.02067, "link_type": "XL", "uID": "sp|P01024|CO3_HUMAN:1522:x:sp|P01024|CO3_HUMAN:1535", "uID_rev": "sp|P01024|CO3_HUMAN:1535:x:sp|P01024|CO3_HUMAN:1522", "exp_c3": "c3", "value_c3b": 0.06821, "exp_c3b": "c3b", "log2ratio": 1.723}, {"variable": "XL_C3_1535_C3_1644", "value_c3": 0.06241, "link_type": "XL", "uID": "sp|P01024|CO3_HUMAN:1535:x:sp|P01024|CO3_HUMAN:1644", "uID_rev": "sp|P01024|CO3_HUMAN:1644:x:sp|P01024|CO3_HUMAN:1535", "exp_c3": "c3", "value_c3b": 0.1528, "exp_c3b": "c3b", "log2ratio": 1.291}, {"variable": "XL_C3_1546_C3_1551", "value_c3": 0.01736, "link_type": "XL", "uID": "sp|P01024|CO3_HUMAN:1546:x:sp|P01024|CO3_HUMAN:1551", "uID_rev": "sp|P01024|CO3_HUMAN:1551:x:sp|P01024|CO3_HUMAN:1546", "exp_c3": "c3", "value_c3b": 0.05455, "exp_c3b": "c3b", "log2ratio": 1.652}, {"variable": "XL_C3_1551_C3_1599", "value_c3": 0.01819, "link_type": "XL", "uID": "sp|P01024|CO3_HUMAN:1551:x:sp|P01024|CO3_HUMAN:1599", "uID_rev": "sp|P01024|CO3_HUMAN:1599:x:sp|P01024|CO3_HUMAN:1551", "exp_c3": "c3", "value_c3b": 0.04766, "exp_c3b": "c3b", "log2ratio": 1.39}, {"variable": "XL_C3_1589_C3_1624", "value_c3": 0.04492, "link_type": "XL", "uID": "sp|P01024|CO3_HUMAN:1589:x:sp|P01024|CO3_HUMAN:1624", "uID_rev": "sp|P01024|CO3_HUMAN:1624:x:sp|P01024|CO3_HUMAN:1589", "exp_c3": "c3", "value_c3b": 0.09769, "exp_c3b": "c3b", "log2ratio": 1.121}, {"variable": "XL_C3_1599_C3_1600", "value_c3": 0.001875, "link_type": "XL", "uID": "sp|P01024|CO3_HUMAN:1599:x:sp|P01024|CO3_HUMAN:1600", "uID_rev": "sp|P01024|CO3_HUMAN:1600:x:sp|P01024|CO3_HUMAN:1599", "exp_c3": "c3", "value_c3b": 0.007721, "exp_c3b": "c3b", "log2ratio": 2.042}]}}
